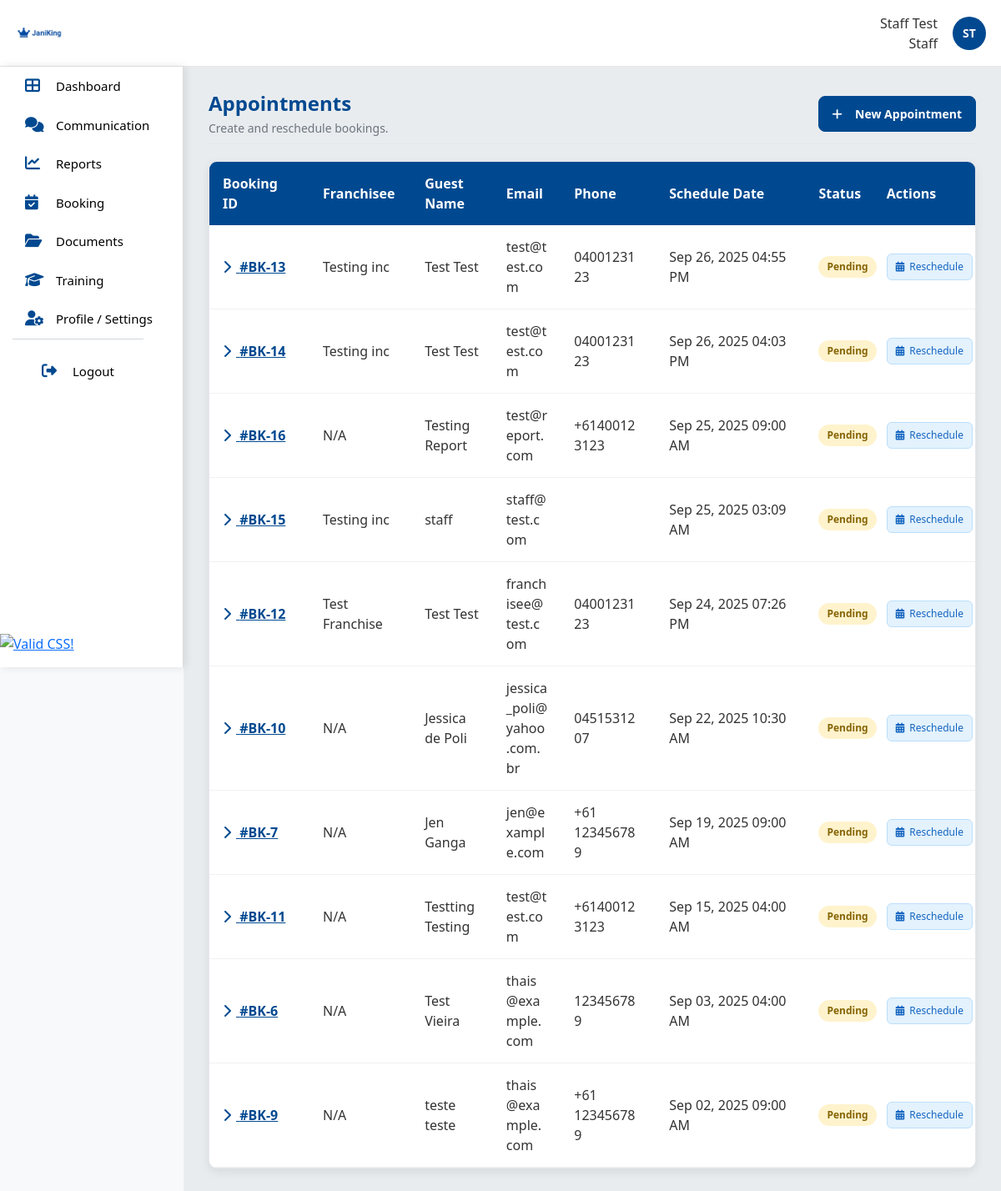
Screenshot of /root/staff/staff_booking.php (signed in) with the database file from the repository.
### tables this page shows
CREATE TABLE `bookings` (
  `booking_id` int(11) NOT NULL,
  `franchisee_id` int(11) DEFAULT NULL,
  `first_name` varchar(100) NOT NULL,
  `last_name` varchar(100) NOT NULL,
  `email` varchar(150) NOT NULL,
  `phone` varchar(50) NOT NULL,
  `preferred_location` varchar(150) NOT NULL,
  `scheduled_date` datetime DEFAULT NULL,
  `status` enum('Pending','Confirmed','Completed','Cancelled') DEFAULT 'Pending',
  `notes` text DEFAULT NULL
);

CREATE TABLE `franchisees` (
  `franchisee_id` int(11) NOT NULL,
  `business_name` varchar(100) DEFAULT NULL,
  `address` varchar(255) DEFAULT NULL,
  `abn` varchar(20) DEFAULT NULL,
  `start_date` date DEFAULT NULL,
  `status` enum('Active','Inactive') DEFAULT 'Active',
  `point_of_contact` varchar(100) DEFAULT NULL,
  `phone` varchar(20) DEFAULT NULL,
  `email` varchar(100) NOT NULL,
  `password_hash` varchar(255) DEFAULT NULL
);

### root/staff/staff_booking.php (the view, shortened to what this page needs)
<?php
require_once __DIR__ . '/../../db/config.php';
$conn->setAttribute(PDO::ATTR_ERRMODE, PDO::ERRMODE_EXCEPTION);
$conn->setAttribute(PDO::ATTR_DEFAULT_FETCH_MODE, PDO::FETCH_ASSOC);
if (!function_exists('e')) {
    function e(mixed $s): string {
        return htmlspecialchars((string)$s, ENT_QUOTES, 'UTF-8');
    }
}
?>
<!DOCTYPE html>
<html lang="en">
<head>
  <link href="https://cdn.jsdelivr.net/npm/bootstrap@5.3.3/dist/css/bootstrap.min.css" rel="stylesheet">
  <link rel="stylesheet" href="https://cdnjs.cloudflare.com/ajax/libs/font-awesome/6.5.2/css/all.min.css">
  <link rel="stylesheet" href="../assets/css/staff.css">
</head>
<body class="staff">
  <div class="app">
    <?php include __DIR__ . '/../includes/staff_header.php'; ?>
    <?php include __DIR__ . '/../includes/staff_navbar.php'; ?>
    <main class="content">
      <div class="page-head d-flex align-items-center justify-content-between flex-wrap gap-2">
        <div>
          <h1 class="mb-0">Appointments</h1>
          <p class="mb-0">Create and reschedule bookings.</p>
        </div>
        <div>
          <a href="staff_booking/create_booking.php" class="btn btn-primary">
            <i class="fas fa-plus"></i>&nbsp; New Appointment
          </a>
        </div>
      </div>
      <div class="table-card">
        <table class="tablex">
          <thead>
            <tr>
              <th style="width:120px">Booking ID</th>
              <th style="width:15%">Franchisee</th>
              <th>Guest Name</th>
              <th>Email</th>
              <th>Phone</th>
              <th>Schedule Date</th>
              <th style="width:10%">Status</th>
              <th style="width:15%">Actions</th>
            </tr>
          </thead>
          <tbody>
          <?php
          try {
              $sql = "SELECT
                        b.booking_id, b.first_name, b.last_name, b.email, b.phone,
                        b.preferred_location, b.scheduled_date, b.status, b.notes,
                        f.business_name
                      FROM bookings b
                      LEFT JOIN franchisees f ON b.franchisee_id = f.franchisee_id
                      ORDER BY b.scheduled_date DESC";
              $stmt = $conn->query($sql);
              $rows = $stmt->fetchAll();
              if ($rows) {
                foreach ($rows as $row) {
                  $bid = (int)$row['booking_id'];
                  $statusClass = strtolower(trim($row['status'] ?? ''));
                  echo '<tr>';
                    echo '<td class="link toggle-details" data-target="d-' . $bid . '">
                            <i class="fas fa-chevron-right arrow-icon"></i> #BK-' . e((string)$bid) . '
                          </td>';
                    echo '<td>' . e((string)($row['business_name'] ?? 'N/A')) . '</td>';
                    echo '<td>' . e(trim(($row['first_name'] ?? '') . ' ' . ($row['last_name'] ?? ''))) . '</td>';
                    echo '<td>' . e((string)$row['email']) . '</td>';
                    echo '<td>' . e((string)$row['phone']) . '</td>';
                    echo '<td>' . ($row['scheduled_date'] ? e(date("M d, Y h:i A", strtotime($row['scheduled_date']))) : '-') . '</td>';
                    echo '<td><span class="status-badge ' . e($statusClass) . '">' . e((string)$row['status']) . '</span></td>';
                    echo '<td>
                            <div class="action-buttons">
                              <a class="action-btn view-btn" href="staff_booking/reschedule_booking.php?id=' . $bid . '">
                                <i class="fas fa-calendar-alt"></i> Reschedule
                              </a>
                            </div>
                          </td>';
                  echo '</tr>';
                }
              } else {
                echo '<tr><td colspan="8" class="meta" style="text-align:center;"><em>No appointments found.</em></td></tr>';
              }
          } catch (Throwable $e) {
              echo '<tr><td colspan="8">Error: ' . e($e->getMessage()) . '</td></tr>';
          }
          ?>
          </tbody>
        </table>
      </div>
    </main>
  </div>
</body>
</html>

### root/assets/css/staff.css (style rules this page uses)
:root { --header-h: 80px; --nav-w: 220px; --brand-blue: #004990; --bg: #f8f9fa; --card-bg: #ffffff; --text: #333333; --muted: #6c757d; --border: #e5e7eb; --line: #e5e7eb; --shadow: 0 4px 12px rgba(0,0,0,.08); }
* { box-sizing: border-box; }
html, body { height: 100%; }
body { margin: 0; font-family: 'Segoe UI', Tahoma, Geneva, Verdana, sans-serif; color: var(--text); background: var(--bg); overflow-y: auto; }
.app { display: block; }
.content, .main-content { margin-left: var(--nav-w); padding: 30px; overflow-y: auto; background: #e9ecef; min-height: calc(100vh - var(--header-h)); }
.card, .table-card, .cardx { background: var(--card-bg); border-radius: 10px; box-shadow: var(--shadow); border: 1px solid var(--border); overflow: hidden; }
.btn, .btnx { display:inline-flex; align-items:center; gap:8px; padding:10px 16px; border:1px solid transparent; border-radius:8px; font-size:14px; font-weight:600; cursor:pointer; transition:all .2s ease; text-decoration:none; background:#fff; color:var(--text); }
.btn-primary, .btnx-primary { background:var(--brand-blue); color:#fff; border-color:var(--brand-blue); }
.action-buttons { display:flex; flex-wrap:wrap; gap:6px; }
.action-btn { display:inline-flex; align-items:center; gap:6px; padding:6px 10px; font-size:12px; border-radius:6px; border:1px solid transparent; text-decoration:none; cursor:pointer; }
.view-btn { background:#e3f2fd; color:#1565c0; border-color:#bbdefb; }
.status-badge { display:inline-block; padding:4px 10px; border-radius:20px; font-size:12px; font-weight:600; text-transform:capitalize; background:#eee; color:#333; }
.status-badge.pending { background:#fff3cd; color:#856404; }
.table-card { max-width:100%; overflow-x:auto; margin:0 auto; }
table, .tablex { width:100%; border-collapse:collapse; table-layout:fixed; }
thead th, .tablex thead th { background:var(--brand-blue); color:#fff; text-align:left; font-weight:600; padding:14px 16px; }
tbody td, .tablex tbody td { padding:14px 16px; border-bottom:1px solid #f1f1f1; background:#fff; word-wrap:break-word; white-space:normal; vertical-align:middle; }
.table-card table td:last-child, .table-card table th:last-child, .tablex td:last-child, .tablex th:last-child, table td:last-child, table th:last-child { white-space: nowrap; word-break: keep-all; }
.tablex th:nth-child(1), .tablex td:nth-child(1) { width: 8%; }
.tablex th:nth-child(2), .tablex td:nth-child(2) { width: 34%; }
.tablex th:nth-child(3), .tablex td:nth-child(3) { width: 12%; }
.tablex th:nth-child(4), .tablex td:nth-child(4) { width: 10%; }
.tablex th:nth-child(5), .tablex td:nth-child(5) { width: 14%; }
.tablex th:nth-child(6), .tablex td:nth-child(6) { width: 22%; }
.link, .toggle-details { color:var(--brand-blue); text-decoration:underline; cursor:pointer; font-weight:600; }
.arrow-icon { transition:transform .3s ease; margin-right:6px; color:var(--brand-blue); }
.staff .tablex th { background: var(--brand-blue); color:#fff; }
.page-head h1, .content > h1:first-of-type, .main-content > h1:first-of-type { color: var(--brand-blue); font-size: 24px; font-weight: 700; margin: 0; padding: 0; }
.page-head p, .content > h1:first-of-type + p, .main-content > h1:first-of-type + p { color: var(--muted); font-size: 14px; margin: 4px 0 0 0; }
.page-head { margin-bottom: 20px; padding-bottom: 8px; border-bottom: 1px solid var(--border); }

### rows the page displays
bookings: booking_id "13", franchisee.business_name "Testing inc", first_name+last_name "Test Test", email "test@test.com", phone "0400123123", scheduled_date "Sep 26, 2025 04:55 PM", status "Pending"
bookings: booking_id "14", franchisee.business_name "Testing inc", first_name+last_name "Test Test", email "test@test.com", phone "0400123123", scheduled_date "Sep 26, 2025 04:03 PM", status "Pending"
bookings: booking_id "16", business_name "N/A", first_name+last_name "Testing Report", email "test@report.com", phone "+61400123123", scheduled_date "Sep 25, 2025 09:00 AM", status "Pending"
bookings: booking_id "15", franchisee.business_name "Testing inc", first_name "staff", email "staff@test.com", scheduled_date "Sep 25, 2025 03:09 AM", status "Pending"
bookings: booking_id "12", franchisee.business_name "Test Franchise", first_name+last_name "Test Test", email "franchisee@test.com", phone "0400123123", scheduled_date "Sep 24, 2025 07:26 PM", status "Pending"
bookings: booking_id "10", business_name "N/A", first_name+last_name "Jessica de Poli", email "jessica_poli@yahoo.com.br", phone "0451531207", scheduled_date "Sep 22, 2025 10:30 AM", status "Pending"
bookings: booking_id "7", business_name "N/A", first_name+last_name "Jen Ganga", email "jen@example.com", phone "+61 123456789", scheduled_date "Sep 19, 2025 09:00 AM", status "Pending"
bookings: booking_id "11", business_name "N/A", first_name+last_name "Testting Testing", email "test@test.com", phone "+61400123123", scheduled_date "Sep 15, 2025 04:00 AM", status "Pending"
bookings: booking_id "6", business_name "N/A", first_name+last_name "Test Vieira", email "thais@example.com", phone "123456789", scheduled_date "Sep 03, 2025 04:00 AM", status "Pending"
bookings: booking_id "9", business_name "N/A", first_name+last_name "teste teste", email "thais@example.com", phone "+61 123456789", scheduled_date "Sep 02, 2025 09:00 AM", status "Pending"

### other values shown
$userName "Staff Test"
$userRole "Staff"
$initials "ST"
